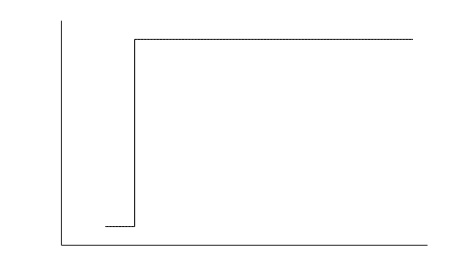
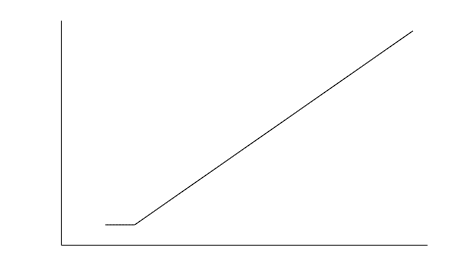
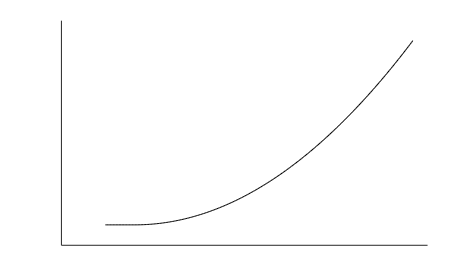

The MATLAB script that drew these images, in order:
close all ; clear ; clc

tp = -2:0.1:0;
tt = 0:0.1:19;
t = [tp tt];

u11 = zeros(length(tp),1);
u21 = ones(length(tt),1);
u1 = [u11 ; u21];

u12 = zeros(length(tp),1);
u22 = tt';
u2 = [u12 ; u22];

u13 = zeros(length(tp),1);
u23 = 0.5*tt'.^2;
u3 = [u13 ; u23];

figure
set(gcf,'PaperUnit','centimeters','PaperPosition',[0 0 12 7],'PaperSize',[12 7])
hold on
plot(t,u1,'k')
set(gca,'ylim',[-0.1 1.1],'xtick',[],'ytick',[])
print(gcf,'-dpdf','../ilustracoes/sinalTipicoDegrau.pdf')

figure
set(gcf,'PaperUnit','centimeters','PaperPosition',[0 0 12 7],'PaperSize',[12 7])
hold on
plot(t,u2,'k')
set(gca,'ylim',[-2 20],'xtick',[],'ytick',[])
print(gcf,'-dpdf','../ilustracoes/sinalTipicoRampa.pdf')

figure
set(gcf,'PaperUnit','centimeters','PaperPosition',[0 0 12 7],'PaperSize',[12 7])
hold on
plot(t,u3,'k')
set(gca,'ylim',[-20 200],'xtick',[],'ytick',[])
print(gcf,'-dpdf','../ilustracoes/sinalTipicoParabola.pdf')
